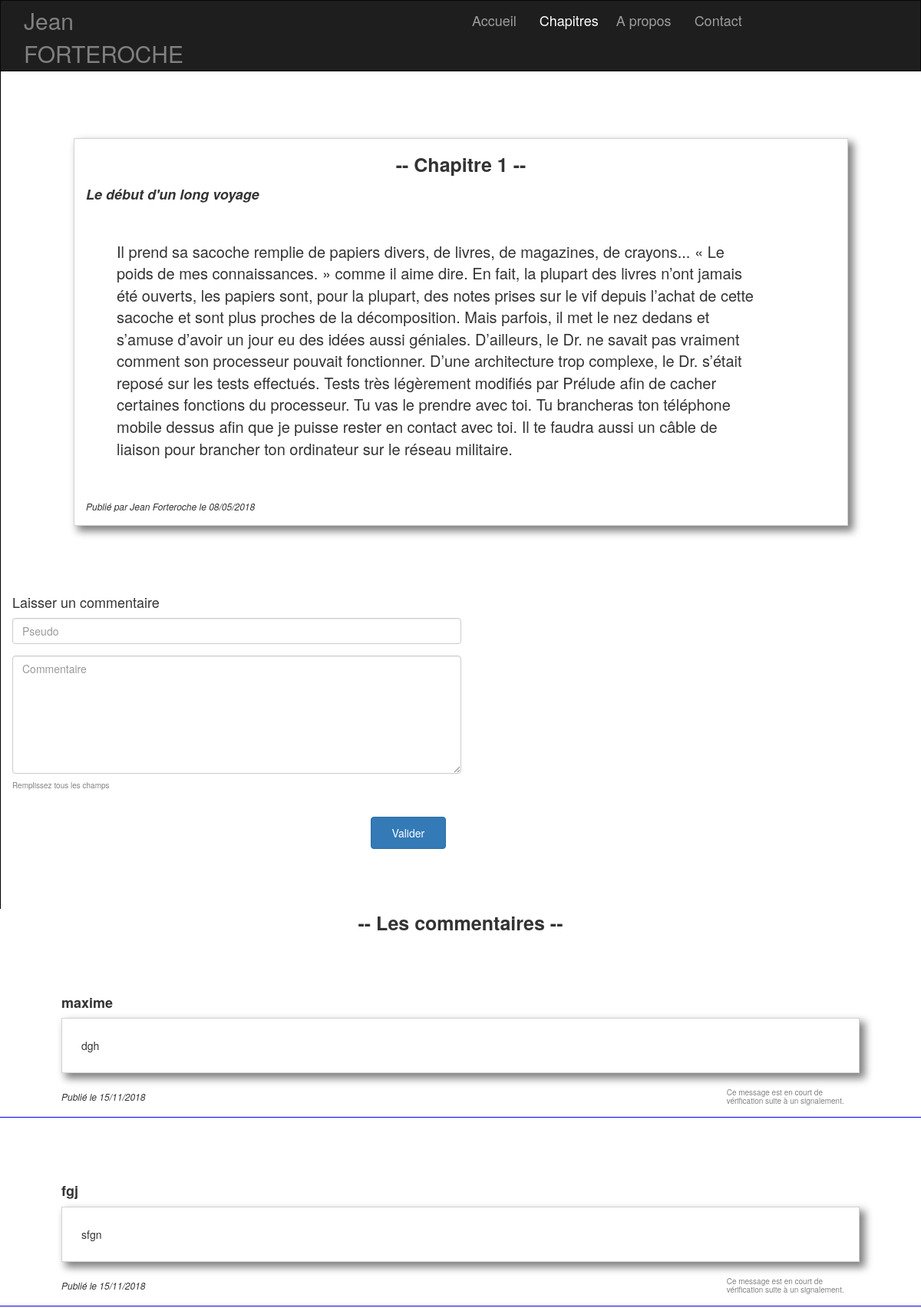
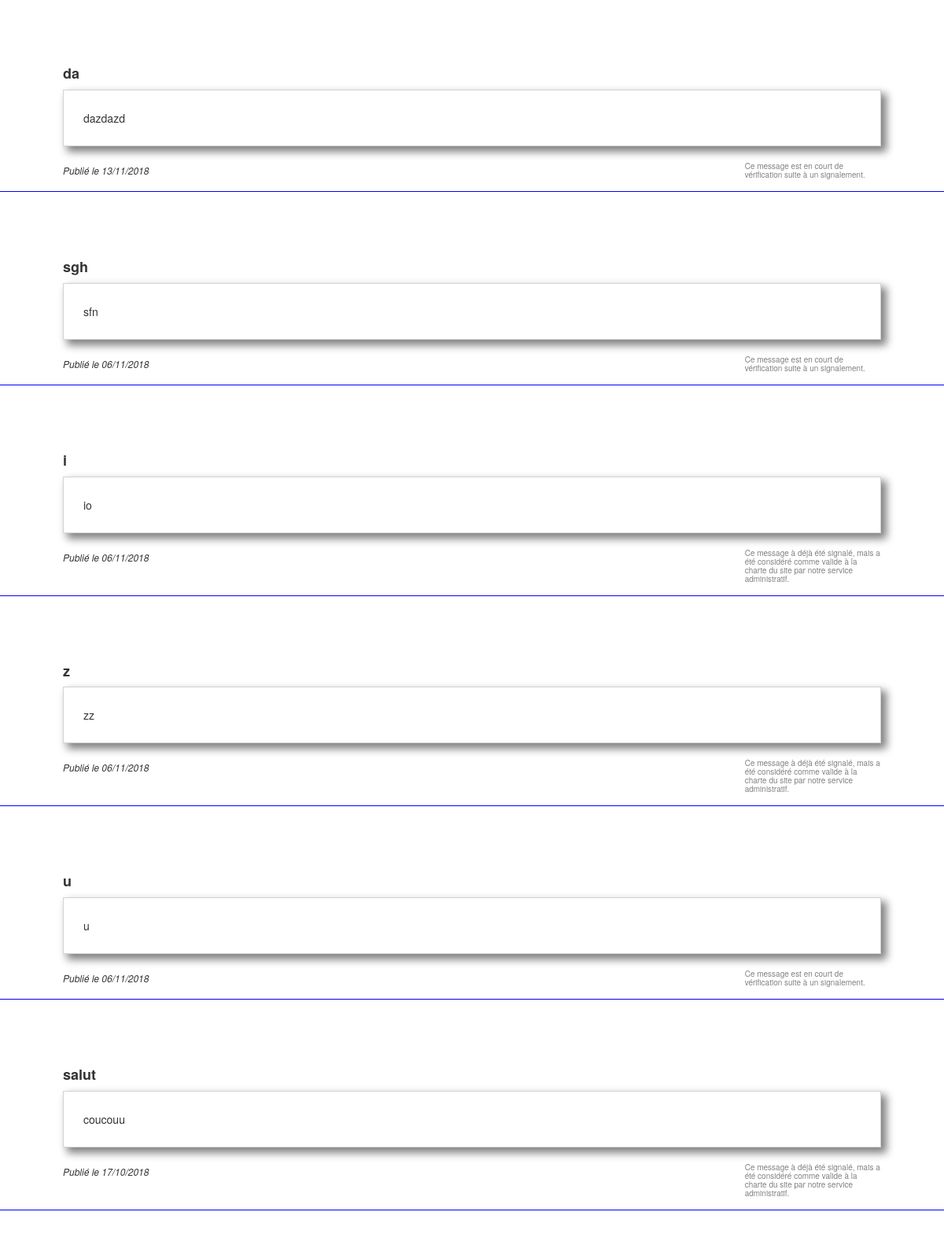
The app's page /index.php?callPage=chapterDisplayOneChapter&idChapter=1&colorButtonNavChapter=0 (upper part) with its own data (2 pictures, top to bottom).
### tables this page shows
CREATE TABLE IF NOT EXISTS `chapter` (
  `id` int(11) NOT NULL AUTO_INCREMENT,
  `nameBook` varchar(255) NOT NULL,
  `numberChapter` varchar(255) NOT NULL,
  `titleChapter` varchar(255) NOT NULL,
  `chapter` text NOT NULL,
  `stateChapter` int(1) NOT NULL,
  `publicationDate` datetime NOT NULL,
  PRIMARY KEY (`id`)
);

CREATE TABLE IF NOT EXISTS `commentchapter` (
  `id` int(11) NOT NULL AUTO_INCREMENT,
  `idChapter` int(11) NOT NULL,
  `contentComment` text NOT NULL,
  `pseudo` varchar(255) NOT NULL,
  `stateComment` int(1) NOT NULL,
  `publicationDate` datetime NOT NULL,
  PRIMARY KEY (`id`)
);

### view/BackOffice/model/modelChapter.php (called while the page is built, shortened)
<?php
require_once("./view/backOffice/model/modelLogBDD.php");
class modelChapter
{
    private $BDD;
    public function __construct()
    {
      $this->BDD = new BDD();
    }
    public function getDisplayOneChapter($idChapter)
    {
        $donneesDisplayOneChapter = $this->BDD->connexionBDD()->prepare('SELECT * FROM chapter WHERE id=:a');
        $donneesDisplayOneChapter->execute(array('a'=>$idChapter));
        $donneesDisplayOneChapter = $donneesDisplayOneChapter->fetch();
        return $donneesDisplayOneChapter;
    }
}

### view/BackOffice/model/modelLogBDD.php (called while the page is built)
<?php
class BDD
{
    public function connexionBDD()
    {
    return new PDO('mysql:host=localhost;dbname=projet_3', 'root', '');
    }
}

### controller/controllerComment.php (called while the page is built, shortened)
<?php
require_once("./view/backOffice/model/modelComment.php");
class controllerComment extends controllerValidator
{
    private $objectModelComment;
    public function __construct()
    {
        $this->objectModelComment = new modelComment();
    }
    public function displayListCommentForOneChapterPageChapter($idChapter)
    {
        return $this->displayListCommentForOneChapter($idChapter);
    }
    private function displayListCommentForOneChapter($idChapter)
    {
        $dataDisplayListCommentForOneChapter = $this->objectModelComment->getDisplayListCommentForOneChapter($idChapter);
        return $dataDisplayListCommentForOneChapter;
    }
}

### view/BackOffice/model/modelComment.php (called while the page is built, shortened)
<?php
require_once("./view/backOffice/model/modelLogBDD.php");
class modelComment
{
    private $BDD;
    public function __construct()
    {
      $this->BDD = new BDD();
    }
    public function getDisplayListCommentForOneChapter($idChapter)
    {
        $donneesDisplayListCommentForOneChapter = $this->BDD->connexionBDD()->prepare('SELECT * FROM commentChapter WHERE idChapter=:a ORDER BY publicationDate DESC');
        $donneesDisplayListCommentForOneChapter->execute(array('a'=>$idChapter));
        return $donneesDisplayListCommentForOneChapter->fetchAll();
    }
}

### view/comment/viewDisplayListCommentForOneChapter.php (the view)
    </div><div class="principalTitleSection"><strong>-- Les commentaires --</strong></div><br/>
<?php
foreach ($displayListCommentForOneChapterPageChapter as $donneesDisplayListCommentForOneChapter)
    {
    $publicationDateFr = date("d/m/Y", strtotime($donneesDisplayListCommentForOneChapter['publicationDate']));
      if ($donneesDisplayListCommentForOneChapter['stateComment']  == 0)
      { ?>
        <div class="col-lg-12 sectionComment">
            <h4><strong><?= $donneesDisplayListCommentForOneChapter['pseudo'] ?></strong></h4>
            <div class="comment"><?= $donneesDisplayListCommentForOneChapter['contentComment'] ?></div><br/>
            <form action="./index.php?callPage=updateCommentChapterPageChapter&stateComment=1&idChapter=<?= $donneesDisplayListCommentForOneChapter['idChapter'] ?>&idComment=<?= $donneesDisplayListCommentForOneChapter['id'] ?>" method="post">
              <button type="submit" id="submit" name="submit" class="btn btn-primary pull-right col-lg-1">Signaler</button>
            </form><br/>
            <em class="autor">Publié le <?= $publicationDateFr ?></em>
        </div>
    <?php
      }
      elseif ($donneesDisplayListCommentForOneChapter['stateComment'] == 1)
        {
        ?>
        <div class="col-lg-12 sectionComment">
            <h4><strong><?= $donneesDisplayListCommentForOneChapter['pseudo'] ?></strong></h4>
            <div class="comment"><?= $donneesDisplayListCommentForOneChapter['contentComment'] ?></div><br/>
            <em class="autor">Publié le <?= $publicationDateFr ?></em>
            <h6 class="col-lg-2 pull-right" >Ce message est en court de vérification suite à un signalement.</h6>
        </div>
    <?php
      }
      elseif ($donneesDisplayListCommentForOneChapter['stateComment'] == 2)
    {
        ?>
        <div class="col-lg-12 sectionComment">
            <h4><strong><?= $donneesDisplayListCommentForOneChapter['pseudo'] ?></strong></h4>
            <div class="comment"><?= $donneesDisplayListCommentForOneChapter['contentComment'] ?></div><br/>
            <em class="autor">Publié le <?= $publicationDateFr ?></em>
            <h6 class="col-lg-2 pull-right" >Ce message à déjà été signalé, mais a été considéré comme valide à la charte du site par notre service administratif.</h6>
        </div>
      <?php
      }
      else { echo""; }
    }

### view/chapter/viewDisplayOneChapter.php (shortened to what this page needs)
<?php
$dateFr = date("d/m/Y", strtotime($displayOneChapterPageChapter['publicationDate']));
?>
    <div class="chapterViewFullChapter">
    <div class="principalTitleSection"><strong>-- <?= $displayOneChapterPageChapter['numberChapter'] ?> --</strong></div>
    <h4><em><strong><?=  $displayOneChapterPageChapter['titleChapter'] ?></strong></em></h4><br/><br/>
    <div class="contentChapter"><?=  $displayOneChapterPageChapter['chapter'] ?></div><br/><br/>
    <em class="autor">Publié par Jean Forteroche le <?=  $dateFr ?></em></div>

### css/cssBody.css (style rules this page uses)
[class*="col-"] { min-height: 100%; margin: 0; padding: 0; }
.row { margin: 0; padding: 0; }

### css/cssMiddlePage.css (style rules this page uses)
.principalTitleSection { text-align: center; font-size: 25px; }
.chapterViewListSmallChapter, .chapterViewFullChapter { margin: 80px 80px; padding: 15px 15px; border: 1px solid lightgrey; box-shadow: 6px 6px 10px 1px grey; }
.autor { font-size: 12px; }
.sectionComment { margin: 30px 0; padding: 15px 80px; border-bottom: 1px solid blue; }
.comment { border: 1px solid lightgrey; padding: 25px; box-shadow: 6px 6px 10px 1px grey; }
.contentChapter { margin: 0 100px 0 40px; font-size: 20px; }
h6 { font-size: 10px; color: grey; }

### records on screen
chapter: numberChapter "Chapitre 1", titleChapter "Le début d'un long voyage", chapter "Il prend sa sacoche remplie de papiers divers, de livres, de magazines, de crayons... « Le poids de mes connaissances. » comme il aime dire. En fait, la plupart des livres n’ont jamais été ouverts, les papiers sont, pour la plupart, des notes prises sur le vif depuis l’achat de cette sacoche et sont plus proches de la décomposition. Mais parfois, il met le nez dedans et s’amuse d’avoir un jour eu des idées aussi géniales. D’ailleurs, le Dr. ne savait pas vraiment comment son processeur pouvait fonctionner. D’une architecture trop complexe, le Dr. s’était reposé sur les tests effectués. Tests très légèrement modifiés par Prélude afin de cacher certaines fonctions du processeur. Tu vas le…", publicationDate "08/05/2018"
commentchapter: pseudo "maxime", contentComment "dgh", publicationDate "15/11/2018"
commentchapter: pseudo "fgj", contentComment "sfgn", publicationDate "15/11/2018"
commentchapter: pseudo "da", contentComment "dazdazd", publicationDate "13/11/2018"
commentchapter: pseudo "sgh", contentComment "sfn", publicationDate "06/11/2018"
commentchapter: pseudo "i", contentComment "io", publicationDate "06/11/2018"
commentchapter: pseudo "z", contentComment "zz", publicationDate "06/11/2018"
commentchapter: pseudo "u", contentComment "u", publicationDate "06/11/2018"
commentchapter: pseudo "salut", contentComment "coucouu", publicationDate "17/10/2018"
